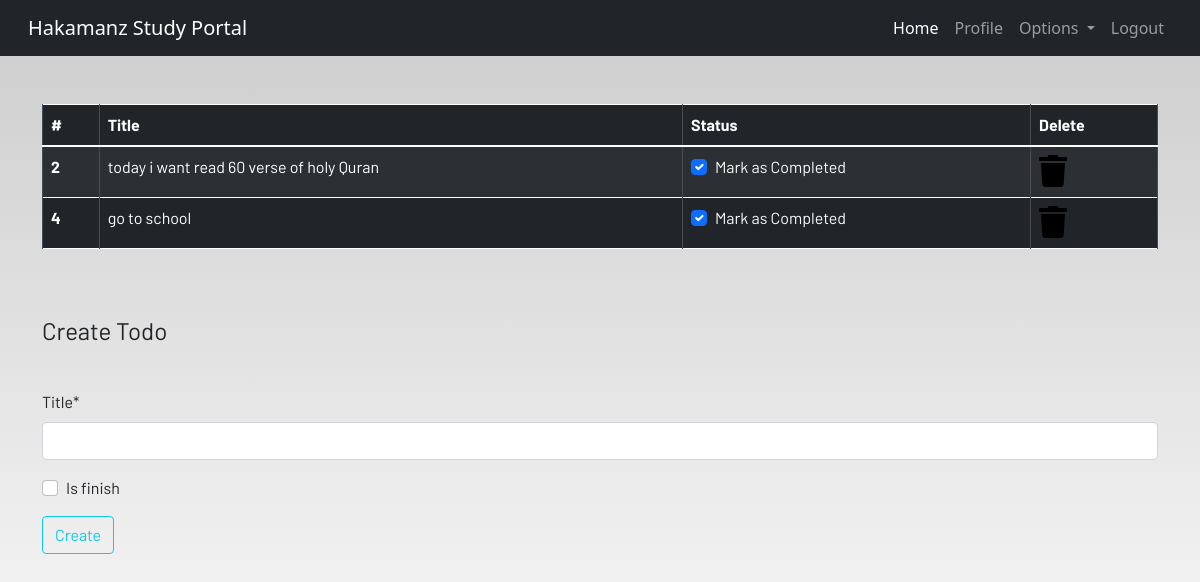
The page /todo/ (signed in) on the database as committed earlier.
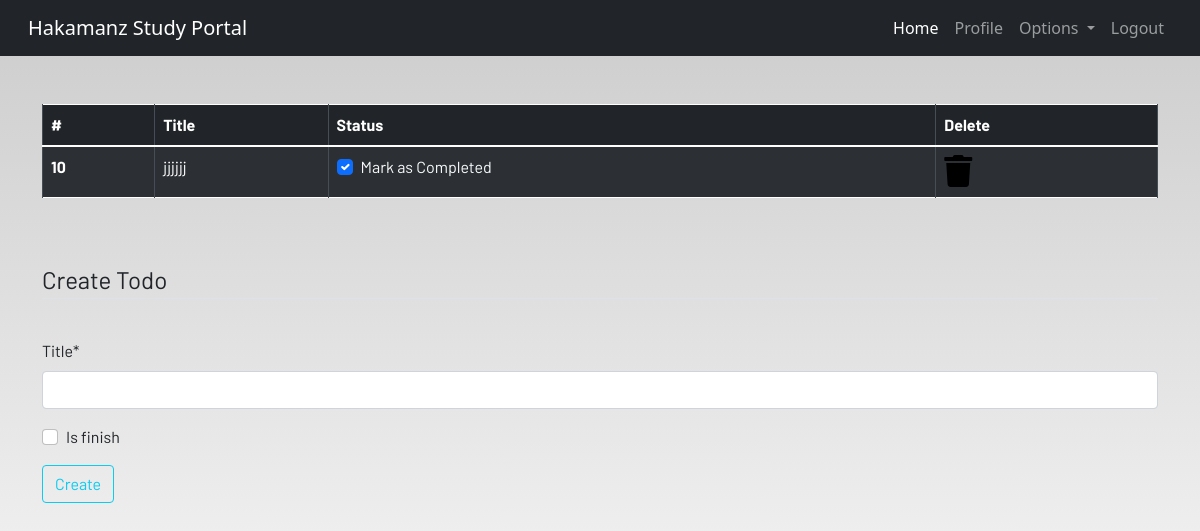
The same page on the database as committed later.
### dashbord/models.py (models this page shows, shortened)
class Todo(models.Model):
    user = models.ForeignKey(User, on_delete=models.CASCADE)
    title = models.CharField(max_length=200)
    is_finish = models.BooleanField(default=False)

### dashbord/views.py (the view)
# urls.py: path('todo/', views.todo, name='todo'),
@login_required
def todo(request):
    if request.method == 'POST':
        form = Todoform(request.POST)
        if form.is_valid():
            try:
                finish = request.POST['is_finish']
                if finish == 'on':
                    finish = True
                else:
                    finish = False
            except:
                finish = False
            todos = Todo(
                user = request.user,
                title = request.POST['title'],
                is_finish = finish
            )
            todos.save()
            return redirect('todo')
    else:
        form = Todoform()
    todo = Todo.objects.filter(user=request.user)
    if len(todo) == 0:
        done = True
    else:
        done = False
    context = {
        'todo':todo,
        'form':form,
        'done':done
    }
    return render (request, 'dashboard/todo.html', context)

### dashbord/forms.py
class Todoform(forms.ModelForm):
    class Meta:
        model = Todo
        fields = ['title','is_finish']

### templates/dashboard/todo.html (shortened to what this page needs)
{% extends 'dashboard/base.html' %}
{% load crispy_forms_tags %}
{% block content %}
<div class="container">
    {% if not done %}
    <table class="table table-striped table-bordered table-hover table-dark">
        <thead>
            <tr>
                <th scope="col">#</th>
                <th scope="col">Title</th>
                <th scope="col">Status</th>
                <th scope="col">Delete</th>
            </tr>
        </thead>
        <tbody>
            {% for todos in todo %}
            <tr>
                <th scope="row">{{todos.id}}</th>
                <td>{{todos.title}}</td>
                <td>
                    <a href="{% url 'update-todo' todos.id%}">
                        <div class="form-check">
                            {% if todos.is_finish == True %}
                            <input class="form-check-input" type="checkbox" value="" checked>
                            {% else %}
                            <input class="form-check-input" type="checkbox" value="">
                            {% endif %}
                            <label class="form-check-label text-light" for="flexCheckDefault">
                                Mark as Completed
                            </label>
                        </div>
                    </a>
                </td>
                <td><a href="{% url 'delete-todo' todos.id%}"><i class="fa fa-trash fa-2x"></i></a></td>
            </tr>
            {% endfor %}
        </tbody>
    </table>
    {% else %}
    <h4>All tasks have been done!! create to add more</h4>
    {% endif %}
</div><br><br>
<div class="container">
    <form method="POST">
        <fieldset class="form-group">
            <legend class="border-bottom mb-4">Create Todo</legend>
        </fieldset>
        <div class="form-group">
            {{form|crispy}}
            <button href="" class="btn btn-outline-info" type="submit">
                Create
            </button>
        </div>
    </form>
</div>
{% endblock content %}

### templates/dashboard/base.html (shortened to what this page needs)
<!DOCTYPE html>
{% load static %}
<html lang="en">
<head>
  <link rel="stylesheet" href="https://stackpath.bootstrapcdn.com/bootstrap/4.3.1/css/bootstrap.min.css"
 />
  <link rel="stylesheet" href="https://use.fontawesome.com/releases/v5.7.2/css/all.css"
 />
  <link rel="stylesheet" href="{% static 'css/main.css' %}" />
  <link rel="stylesheet" href="{% static 'csss/bootstrap.min.css' %}" />
</head>
<body>
  <header>
   <nav class="navbar navbar-expand-lg navbar-dark bg-dark">
    <div class="container-fluid">
      <a class="navbar-brand" href="{% url 'home'%}">Hakamanz Study Portal</a>
      <div class="collapse navbar-collapse justify-content-end" id="navbarSupportedContent">
        <ul class="navbar-nav mb-2 mb-lg-0">
          <li class="nav-item">
            <a class="nav-link active" aria-current="page" href="{% url 'home'%}">Home</a>
          </li>
          {% if user.is_authenticated %}
          <li class="nav-item">
            <a class="nav-link" href="{% url 'profile'%}">Profile</a>
          </li>
          <li class="nav-item dropdown">
            <a class="nav-link dropdown-toggle" href="#" id="navbarDropdown" role="button" data-toggle="dropdown"
              aria-haspopup="true" aria-expanded="false">
              Options
            </a>
          </li>
          <li class="nav-item">
            <a class="nav-link" href="{% url 'logout'%}">Logout</a>
          </li>
   {% endif %}
  </header>
  <br /><br />
  <main>
    {% block content %}
    {% endblock content %}
  </main>
</body>
</html>

### static/css/main.css (style rules this page uses)
html { scroll-behavior: smooth; height: 100%; width: 100%; }
main { font-family: Barlow, Quicksand, Rubik, sans-serif, serif, 'Times New Roman', Times, serif !important; }
.navbar { background-color: rgb(0, 0, 0) !important; }
a { text-decoration: none !important; color: black; }
html, body { max-width: 100%; overflow-x: hidden; height: 100%; width: 100%; }
body { background: linear-gradient(rgba(0, 0, 0, 0.2), rgba(255, 255, 255, 0.5)); overflow-x: hidden; background-repeat: no-repeat; }
.fa { color: black; }

Rows that differ between the two databases and show on the page:
removed Todo: id "2", title "today i want read 60 verse of holy Quran"
removed Todo: id "4", title "go to school"
added Todo: id "10", title "jjjjjj"
